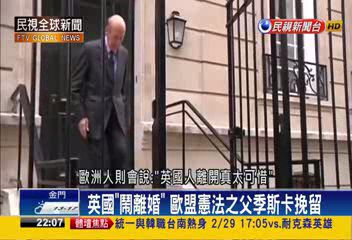
#> input picture HW2/news_out/news-0000006.jpg, 352 x 240 px; its folder holds 4 pictures in this run
$ python gray_histogram_difference.py
#> lines starting #> are read from the running program, lines starting #| are printed output that depends on the picture
import cv2
import os
import time
import numpy as np
import matplotlib.pyplot as plt


def gray_hist_compare(image1, image2):
    grayImg1 = cv2.cvtColor(image1, cv2.COLOR_BGR2GRAY)
    grayImg2 = cv2.cvtColor(image2, cv2.COLOR_BGR2GRAY)

    data1 = np.array(grayImg1)
    data2 = np.array(grayImg2)

    hist1, bin_edge = np.histogram(data1, bins=256, range=(0, 255))
    hist2, bin_edge = np.histogram(data2, bins=256, range=(0, 255))

    degree = 0
    for i in range(len(hist1)): # 跑每一條 histogram
        if hist1[i] != hist2[i]: # 不相同
            degree = degree + (1 - abs(hist1[i] - hist2[i]) / max(hist1[i], hist2[i]))
        else:degree = degree + 1 # 相同

    degree = degree / len(hist1)
    return degree

def process_images_from_dict(folder, hist_diff_arr):
#> called with folder = 'news_out'
    prev_img = None
    img = None
    for image_name in os.listdir(folder):
        if image_name.endswith(".png") or image_name.endswith(".jpg") or image_name.endswith(".jpeg"):
            img_path = os.path.join(folder, image_name)
            img = cv2.imread(img_path)
#> img is the input picture: shape (240, 352, 3); mean B, G, R 104.3, 115.7, 130.7
            if prev_img is not None:
                hist_diff = gray_hist_compare(img, prev_img)
                hist_diff_arr.append(hist_diff)

        prev_img = img
#> pass 2 of the loop in process_images_from_dict, `for image_name in os.listdir(folder):`:
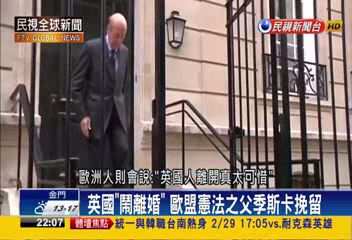
#> input picture HW2/news_out/news-0000008.jpg, 352 x 240 px
#> in process_images_from_dict, img is the input picture: shape (240, 352, 3); mean B, G, R 104.5, 115.8, 130.9
#> in gray_hist_compare, `grayImg1 = cv2.cvtColor(image1, cv2.COLOR_BGR2GRAY)`:
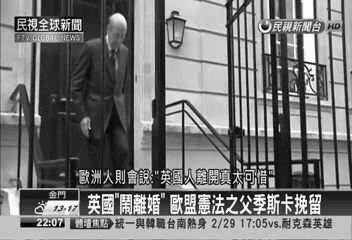
#> grayImg1: shape (240, 352); min 0, max 255, mean 119
#> in gray_hist_compare, `grayImg2 = cv2.cvtColor(image2, cv2.COLOR_BGR2GRAY)`:
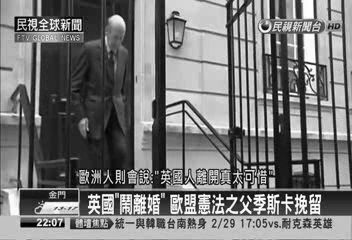
#> grayImg2: shape (240, 352); min 0, max 255, mean 118.9
#> hist1 = 256 values, max 1398 at index 194, min 24 at index 0, mean 330; bin_edge = 257 values from 0 to 255
#> hist2 = 256 values, max 1355 at index 194, min 17 at index 0, mean 330
#> the loop in gray_hist_compare, `for i in range(len(hist1)):` made 256 passes
#> degree on passes 1 to 8: 0.708, 1.46, 2.3, 3.11, 3.85, 4.85, 5.8, 6.75
#> after the loop in gray_hist_compare, `for i in range(len(hist1)):`: degree = 235.3
#> in gray_hist_compare, `degree = degree / len(hist1)`: degree = 0.919
#> pass 3 of the loop in process_images_from_dict, `for image_name in os.listdir(folder):`:
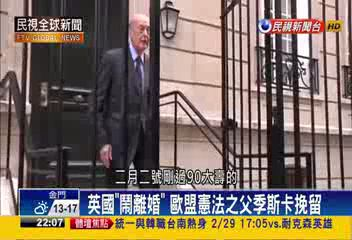
#> input picture HW2/news_out/news-0000048.jpg, 352 x 240 px
#> in process_images_from_dict, img is the input picture: shape (240, 352, 3); mean B, G, R 100.5, 110.4, 125.1
#> in gray_hist_compare (call 2), `grayImg1 = cv2.cvtColor(image1, cv2.COLOR_BGR2GRAY)`:
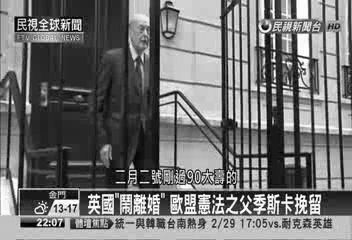
#> grayImg1: shape (240, 352); min 0, max 255, mean 113.7
#> hist1 = 256 values, max 2004 at index 39, min 9 at index 0, mean 330
#> hist2 = 256 values, max 1398 at index 194, min 24 at index 0, mean 330
#> the loop in gray_hist_compare (call 2), `for i in range(len(hist1)):` made 256 passes
#> degree on passes 1 to 8: 0.375, 1.29, 1.98, 2.82, 3.77, 4.74, 5.45, 6.2
#> after the loop in gray_hist_compare (call 2), `for i in range(len(hist1)):`: degree = 222.4
#> in gray_hist_compare (call 2), `degree = degree / len(hist1)`: degree = 0.869
#> the loop made 4 passes; the first 3 are shown

def calculate_precision_recall(actual, predicted):
    TP = 0
    FP = 0
    FN = 0

    for predicted_val in predicted:
        for actual_val in actual:
            if isinstance(actual_val, list):  # 如果 a 中的元素是列表（區間）
                if predicted_val in actual_val:  # 檢查 b_val 是否在區間內
                    TP += 1
                    break
            elif predicted_val == actual_val:  # 如果 a 中的元素是數值，直接比較
                TP += 1
                break

    FP = len(predicted) - TP
    FN = len(actual) - TP


    precision = TP / (TP + FP) if (TP + FP) > 0 else 0
    recall = TP / (TP + FN) if (TP + FN) > 0 else 0

    return precision, recall

if __name__ == '__main__':
    #初始化
    hist_diff_arr = []
    predicted = []

    # news
    actual_news = [73,235, 301, 370, 452, 861, 1281]

    # climate
    # 這邊的interval 不知道要怎麼處理 用笨方法
    a_climate = [range(455, 479)]
    b_climate = [range(542, 579)]
    c_climate = [range(608, 645)]
    d_climate = [range(675, 698)]
    e_climate = [range(774, 800)]
    f_climate = [range(886, 888)]
    actual_climate= [93, 157, 232, 314, 355, a_climate, b_climate, c_climate, d_climate, e_climate, f_climate, 1021, 1237, 1401, 1555]

    #ngc
    a_ngc = [range(127, 165)]
    b_ngc = [range(196, 254)]
    c_ngc = [range(384, 445)]
    d_ngc = [range(516, 536)]
    e_ngc = [range(540, 574)]
    f_ngc = [range(573, 623)]
    g_ngc = [range(622, 665)]
    h_ngc = [range(728, 749)]
    i_ngc = [range(760, 817)]
    j_ngc = [range(816, 839)]
    k_ngc = [range(840, 852)]
    l_ngc = [range(1003, 1010)]
    m_ngc = [range(1048, 1060)]
    actual_ngc = [a_ngc, b_ngc, 285, 340, 383, c_ngc, 456, d_ngc, e_ngc, f_ngc, g_ngc, 683, 703, 722, h_ngc, i_ngc, j_ngc, k_ngc, 859, 868, 876, 885, 897, 909, 921, 933, 943, 958, 963, 965, 969, 976, 986, l_ngc, 1038, m_ngc]

    ## 4個需要改變的parameter
    folder = 'news_out' # 三個分別為 'news_out' 'climate_out' 'ngc_out'
    pic_name = 'news' # 三個分別為 'news' 'climate' 'ngc'
    actual = actual_news # 三個分別為 actual_news, actual_climate, actual_ngc
    threshold = 0.8 #這裡可調整threshold選取

    starttime = time.time()
    process_images_from_dict(folder, hist_diff_arr)
    for i in range(len(hist_diff_arr)):
        if hist_diff_arr[i] <= threshold:
            predicted.append(i + 1) ## 加1的原因是 index i = 0 時，其實為第0張圖片改變為第1張圖片，所以加入offset
            # news, ngc 要 + 1
            #climate因為從0001開始 所以 + 2
    print(predicted)
    endtime = time.time()

    precision, recall = calculate_precision_recall(actual, predicted) # 1st參數 決定比較的data set # 三個分別為 actual_news, actual_climate, actual_ngc

    print(f'Performance of gray_histogram_difference method with {pic_name} images')
    print(f'precision :{precision}')
    print(f'recall :{recall}')
    print(f'execution time : {endtime - starttime} sec')
    x_axis = list(range(len(hist_diff_arr)))  # 生成索引列表
    y_axis = hist_diff_arr  # 數據列表
    z = [threshold] * len(hist_diff_arr) #圖片中的threshold

    plt.figure()
    plt.plot(x_axis, y_axis, linestyle='-', color='b', label = 'similarity')
    plt.plot(x_axis, z, linestyle='--', color='orange', label = 'threshold')
    plt.title('Grayscale Histogram difference of ' + pic_name)
    plt.grid(True)  # 顯示網格
    plt.legend(loc='lower right', fontsize='small', frameon=True)
    plt.show()
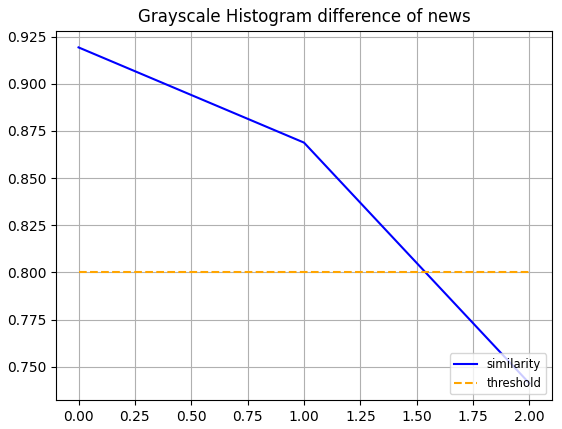
#> figure drawn by matplotlib, 1 panel
